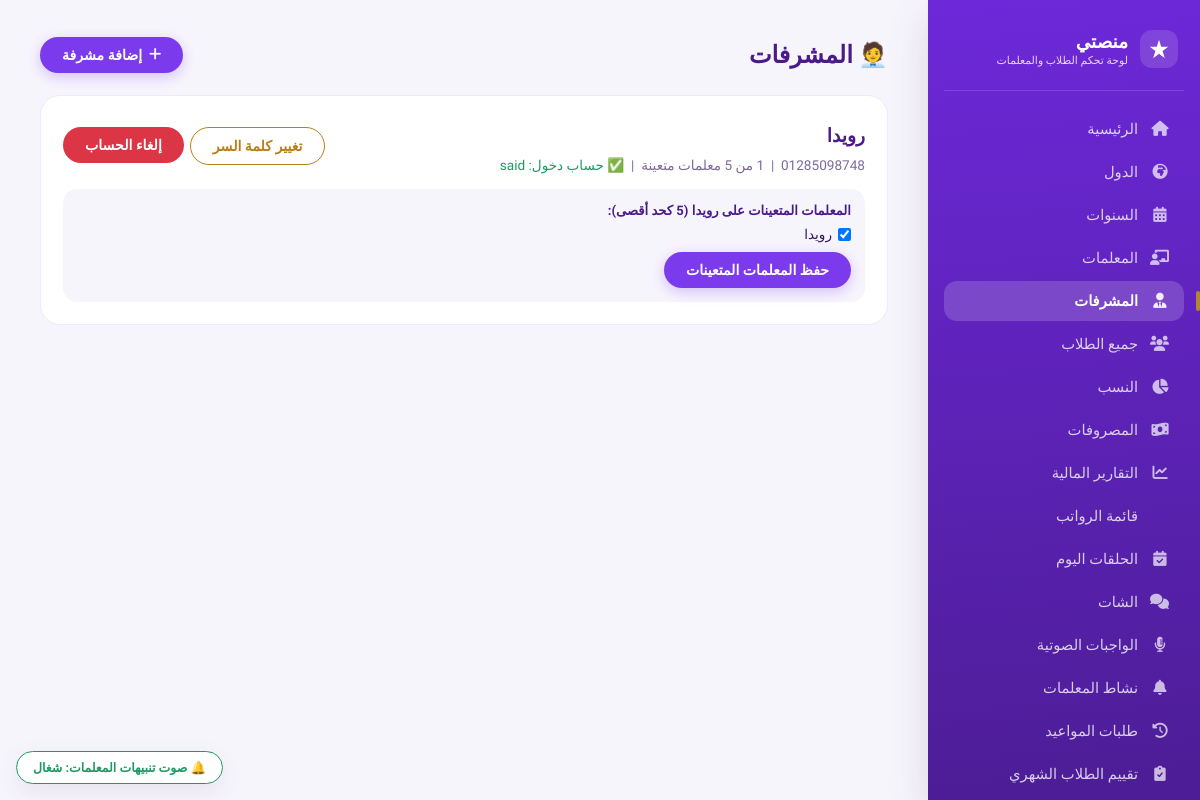
/supervisors/ (signed in), run on the app's committed database.
### core/models.py (models this page shows, shortened)
class Supervisor(models.Model):
    name = models.CharField(max_length=255, verbose_name="اسم المشرفة")
    phone = models.CharField(max_length=20, blank=True, null=True, verbose_name="رقم الهاتف")
    user = models.OneToOneField(
        settings.AUTH_USER_MODEL, null=True, blank=True,
        on_delete=models.SET_NULL, related_name='supervisor_profile',
        verbose_name="حساب الدخول"
    )
    is_active = models.BooleanField(default=True, verbose_name="نشطة")
    created_at = models.DateTimeField(auto_now_add=True, verbose_name="تاريخ الإضافة")
    class Meta:
        verbose_name = "مشرفة"
        verbose_name_plural = "المشرفات"
        ordering = ['name']
    def teachers_count(self):
        return self.teachers.count()

class Teacher(models.Model):
    name = models.CharField(max_length=255, verbose_name="اسم المعلمة")
    age = models.PositiveIntegerField(null=True, blank=True, verbose_name="السن")
    phone = models.CharField(max_length=20, blank=True, null=True, verbose_name="رقم الهاتف")
    whatsapp = models.CharField(max_length=20, blank=True, null=True, verbose_name="واتساب")
    governorate = models.CharField(max_length=100, blank=True, null=True, verbose_name="المحافظة")
    hire_date = models.DateField(null=True, blank=True, verbose_name="تاريخ بداية العمل")
    user = models.OneToOneField(
        settings.AUTH_USER_MODEL, null=True, blank=True,
        on_delete=models.SET_NULL, related_name='teacher_profile',
        verbose_name="حساب الدخول"
    )
    commission_percent = models.DecimalField(
        max_digits=5, decimal_places=2, default=60,
        verbose_name="نسبة المعلمة من الاشتراكات (%)"
    )
    fixed_salary = models.DecimalField(
        max_digits=10, decimal_places=2, null=True, blank=True,
        verbose_name="راتب مثبت (بدل النسبة)"
    )
    lesson_rate = models.DecimalField(
        max_digits=8, decimal_places=2, default=DEFAULT_LESSON_RATE,
        verbose_name="سعر الحصة"
    )
    supervisor = models.ForeignKey(
        'Supervisor', null=True, blank=True, on_delete=models.SET_NULL,
        related_name='teachers', verbose_name="المشرفة المسؤولة"
    )
    class Meta:
        verbose_name = "معلمة"
        verbose_name_plural = "المعلمات"
        ordering = ['name']

### accounts/models.py (models this page shows, shortened)
class User(AbstractUser):
    USER_TYPES = (
        ('student', 'طالب'),
        ('teacher', 'معلمة'),
        ('supervisor', 'مشرف'),
        ('admin', 'مدير'),
    )
    user_type = models.CharField(
        max_length=15,
        choices=USER_TYPES,
        default='student',
        verbose_name="نوع المستخدم"
    )
    phone = models.CharField(
        max_length=20,
        blank=True,
        null=True,
        verbose_name="رقم الهاتف"
    )
    country = models.CharField(
        max_length=50,
        blank=True,
        null=True,
        verbose_name="الدولة"
    )
    class Meta:
        verbose_name = "مستخدم"
        verbose_name_plural = "المستخدمون"

### core/views.py (the view, shortened to what this page needs)
# urls.py: path('supervisors/', views.supervisors_list, name='supervisors_list'),
@staff_member_required
def supervisors_list(request):
    supervisors = Supervisor.objects.all()
    unassigned_teachers = Teacher.objects.filter(supervisor__isnull=True)
    context = {
        'supervisors': supervisors,
        'unassigned_teachers': unassigned_teachers,
        'all_teachers': Teacher.objects.all(),
    }
    return render(request, 'core/supervisors_list.html', context)

### chat/context_processors.py (called while the page is built, shortened)
def chat_counts(request):
    user = getattr(request, 'user', None)
    if not user or not user.is_authenticated:
        return {}
    try:
        from .models import Conversation
        if user.is_staff:
            agg = Conversation.objects.aggregate(
                unread=Count('id', filter=Q(admin_unread__gt=0)),
                flagged=Count('id', filter=Q(is_flagged=True)),
            )
            return {'chat_admin_unread': agg['unread'] or 0, 'chat_admin_flagged': agg['flagged'] or 0}
    except Exception:
        return {}
    return {}

### config/context_processors.py (called while the page is built)
def seo(request):
    site_url = getattr(settings, 'CANONICAL_URL', 'https://alagme.com').rstrip('/')
    canonical = site_url + request.path
    page = request.GET.get('page', '')
    if page.isdigit() and int(page) > 1:
        canonical += f'?page={int(page)}'
    wa = getattr(settings, 'WHATSAPP_PUBLIC_NUMBER', '')
    return {
        'SITE_URL': site_url,
        'canonical_url': canonical,
        'SITE_NAME': getattr(settings, 'SITE_NAME', ''),
        'WHATSAPP_PUBLIC_NUMBER': wa,
        'WHATSAPP_LINK': f'https://wa.me/{wa}' if wa else '',
    }

### learning/context_processors.py (called while the page is built, shortened)
def learning_counts(request):
    user = getattr(request, 'user', None)
    if not user or not user.is_authenticated or user.is_staff:
        return {}

### templates/core/supervisors_list.html (shortened to what this page needs)
{% extends 'core/base.html' %}
{% block content %}
<div style="display:flex; justify-content:space-between; align-items:center; flex-wrap:wrap; gap:10px; margin-bottom:18px;">
    <h2 style="color:#4a1a8a; margin:0;">🧑‍💼 المشرفات</h2>
    <a href="{% url 'add_supervisor' %}" class="btn btn-primary"><i class="fas fa-plus"></i> إضافة مشرفة</a>
</div>
{% for s in supervisors %}
<div class="card" style="background:#fff; border:1px solid #ede9fe; border-radius:20px; padding:22px; margin-bottom:16px;">
    <div style="display:flex; justify-content:space-between; align-items:center; flex-wrap:wrap; gap:10px;">
        <div>
            <h3 style="margin:0; color:#4a1a8a;">{{ s.name }}</h3>
            <div style="font-size:0.85rem; color:#7c6a99; margin-top:4px;">
                {{ s.phone|default:"بدون هاتف" }} &nbsp;|&nbsp; {{ s.teachers_count }} من 5 معلمات متعينة
                {% if s.user_id %} &nbsp;|&nbsp; <span style="color:#1D9A63;">✅ حساب دخول: {{ s.user.username|default:s.user.email }}</span>
                {% else %} &nbsp;|&nbsp; <span style="color:#B87F16;">لا يوجد حساب دخول</span>{% endif %}
            </div>
        </div>
        <div style="display:flex; gap:6px; flex-wrap:wrap;">
            {% if s.user_id %}
            <a href="{% url 'reset_supervisor_login_password' s.id %}" class="btn btn-outline" style="color:#B87F16; border-color:#B87F16;">تغيير كلمة السر</a>
            <form method="POST" action="{% url 'revoke_supervisor_login' s.id %}" style="display:inline;" onsubmit="return confirm('تأكيد إلغاء حساب الدخول؟');">{% csrf_token %}<button class="btn btn-danger">إلغاء الحساب</button></form>
            {% else %}
            <a href="{% url 'create_supervisor_login' s.id %}" class="btn btn-success">إنشاء حساب دخول</a>
            {% endif %}
        </div>
    </div>
    <form method="POST" style="margin-top:16px; background:#F7F5FC; border-radius:14px; padding:14px;">
        <div style="font-size:0.82rem; font-weight:700; color:#4a1a8a; margin-bottom:8px;">المعلمات المتعينات على {{ s.name }} (5 كحد أقصى):</div>
        <div style="display:grid; grid-template-columns:repeat(auto-fill,minmax(180px,1fr)); gap:6px;">
            {% for t in all_teachers %}
            <label style="display:flex; align-items:center; gap:6px; font-size:0.85rem;">
                <input type="checkbox" name="teacher_ids" value="{{ t.id }}" {% if t.supervisor_id == s.id %}checked{% endif %}>
                {{ t.name }} {% if t.supervisor_id and t.supervisor_id != s.id %}<span style="color:#B87F16; font-size:0.72rem;">(عند {{ t.supervisor.name }})</span>{% endif %}
            </label>
            {% endfor %}
        </div>
        <button type="submit" class="btn btn-primary" style="margin-top:10px;">حفظ المعلمات المتعينات</button>
    </form>
</div>
{% empty %}
<p style="text-align:center; color:#7c6a99;">لا يوجد مشرفات مضافة حتى الآن.</p>
{% endfor %}
{% endblock %}

### templates/core/base.html (style rules this page uses)
:root { --violet-50: #F7F5FC; --violet-100: #EEE9FA; --violet-200: #DDD3F5; --violet-400: #A78BFA; --violet-500: #8B5CF6; --violet-600: #7C3AED; --violet-700: #6D28D9; --ink: #33195E; --ink-muted: #746A93; --gold: #B4872E; --gold-soft: #FBF2E2; --green: #1D9A63; --green-soft: #E5F7EE; --red: #DC3545; --red-soft: #FDEBEC; --amber: #B87F16; --amber-soft: #FCF3DC; --paper: #FFFFFF; --page-bg: var(--violet-50); --border: #E7E1F5; --radius-sm: 10px; --radius-md: 16px; --radius-lg: 22px; --radius-pill: 999px; --shadow-sm: 0 1px 2px rgba(51, 25, 94, 0.06); --shadow-md: 0 8px 24px rgba(51, 25, 94, 0.08); --shadow-lg: 0 16px 40px rgba(51, 25, 94, 0.14); --font-display: 'Cairo', sans-serif; --font-body: 'Tajawal', sans-serif; }
* { margin: 0; padding: 0; box-sizing: border-box; }
body { font-family: var(--font-body); background: var(--page-bg); color: var(--ink); display: flex; min-height: 100vh; -webkit-font-smoothing: antialiased; }
h1, h2, h3, h4 { font-family: var(--font-display); }
a { color: inherit; }
.btn { display: inline-flex; align-items:center; gap:7px; padding: 10px 22px; border-radius: 30px; font-weight: 700; text-decoration: none; font-size: 0.88rem; transition: .18s ease; border: none; cursor: pointer; font-family: var(--font-body); }
.btn-primary { background: var(--violet-600); color: #fff; box-shadow: 0 4px 14px rgba(124,58,237,.28); }
.btn-outline { background: transparent; border: 1.6px solid var(--violet-600); color: var(--violet-600); }
.btn-danger { background: var(--red); color: #fff; }

### data on the page
Supervisor: name "رويدا", user.username "said", shows "تغيير كلمة السر"
Teacher: supervisor_id "☑", name "رويدا"
